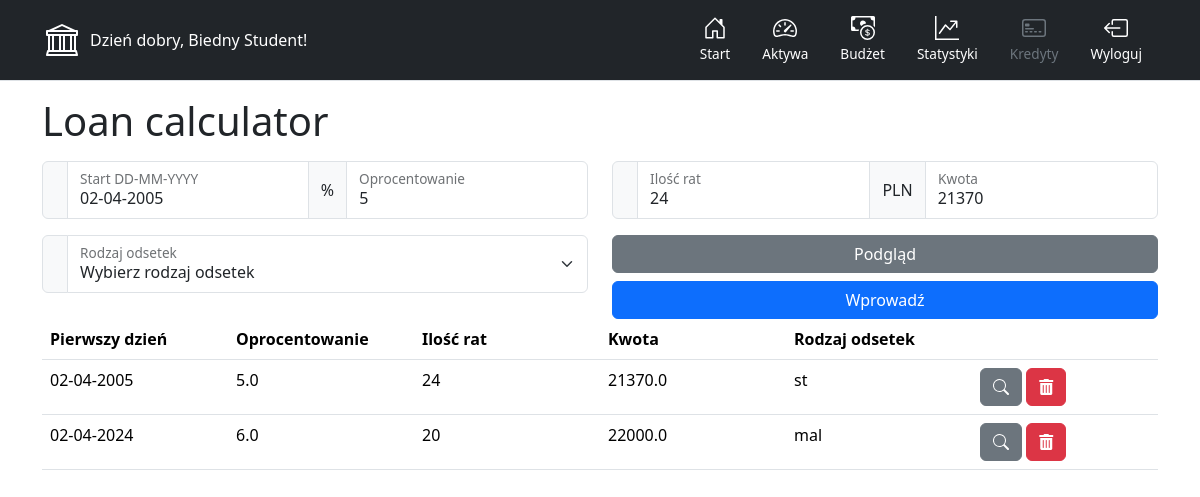
/loans (signed in), run on an earlier commit of the app's database.
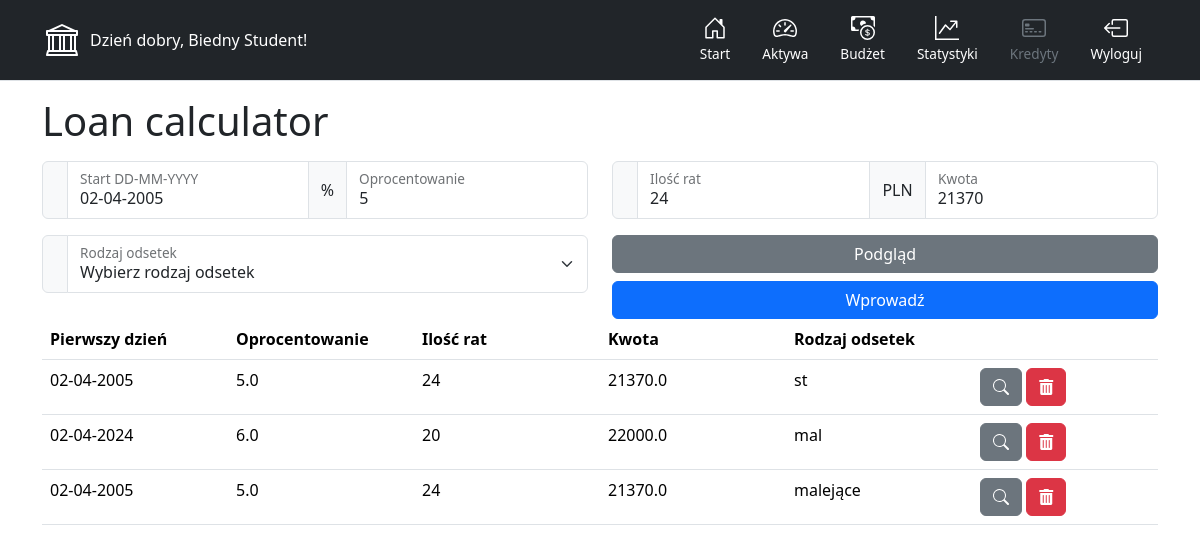
And on a later commit of the database.
### main.py (models this page shows)
class User(UserMixin, db.Model):
    __tablename__ = "users"
    id = db.Column(db.Integer, primary_key=True)
    email = db.Column(db.String(100), unique=True)
    password = db.Column(db.String(100))
    name = db.Column(db.String(1000))
    current_period = db.Column(db.Integer, default=4)

class Loans(db.Model):
    __tablename__ = 'loans'
    loan_id = db.Column(db.Integer, primary_key=True)
    user_id = db.Column(db.Integer)
    start_date = db.Column(db.String(12))
    interest = db.Column(db.Float)
    amount_of_installments = db.Column(db.Integer)
    loan_value = db.Column(db.Float)
    type = db.Column(db.String(5))

### main.py (the view, shortened to what this page needs)
@app.route('/loans', methods=['GET', 'POST'])
def loans():
    result = db.session.execute(
        db.select(Loans).where(Loans.user_id == current_user.id))
    data = result.fetchall()
    return render_template('loans.html', user=current_user, current_page='loans.html', data=data)

### main.py (called while the page is built)
@login_manager.user_loader
def load_user(user_id):
    return db.get_or_404(User, user_id)

### templates/loans.html (shortened to what this page needs)
{% include "header.html" %}
<div class="container">
  <h1>Loan calculator</h1>
  <div class="row">
    <div class="col-md-6">
      <div class="input-group mb-3">
        <span class="input-group-text"></span>
        <div class="form-floating">
          <input
            type="text"
            class="form-control"
            id="floatingInputGroup4"
            placeholder="Start DD-MM-YYYY"
            value="02-04-2005"
          />
          <label for="floatingInputGroup4">Start DD-MM-YYYY</label>
        </div>
        <span class="input-group-text">%</span>
        <div class="form-floating">
          <input
            type="text"
            class="form-control"
            id="floatingInputGroup3"
            placeholder="Oprocentowanie"
            value="5"
          />
          <label for="floatingInputGroup3">Oprocentowanie</label>
        </div>
      </div>
    </div>
    <div class="col-md-6">
      <div class="input-group mb-3">
        <span class="input-group-text"></span>
        <div class="form-floating">
          <input
            type="text"
            class="form-control"
            id="floatingInputGroup2"
            placeholder="Ilość rat"
            value="24"
          />
          <label for="floatingInputGroup2">Ilość rat</label>
        </div>
        <span class="input-group-text">PLN</span>
        <div class="form-floating">
          <input
            type="text"
            class="form-control"
            id="floatingInputGroup1"
            placeholder="Kwota"
            value="21370"
          />
          <label for="floatingInputGroup1">Kwota</label>
        </div>
      </div>
    </div>
  </div>
  <div class="row">
    <div class="col-md-6">
      <div class="input-group mb-3">
        <span class="input-group-text"></span>
        <div class="form-floating">
          <select class="form-select" id="floatingInputGroup5">
            <option selected disabled>Wybierz rodzaj odsetek</option>
          </select>
          <label for="floatingInputGroup5">Rodzaj odsetek</label>
        </div>
      </div>
    </div>
    <div class="col-md-6">
      <div class="d-grid gap-2">
        <button type="button" class="btn btn-secondary">Podgląd</button>
        <button type="button" id="insercik" class="btn btn-primary">
          Wprowadź
        </button>
      </div>
    </div>
  </div>
  <div id="table" class="table-editable">
    <table id="loansTable" class="table" style="table-layout: fixed">
      <thead>
        <tr>
          <th>Pierwszy dzień</th>
          <th>Oprocentowanie</th>
          <th>Ilość rat</th>
          <th>Kwota</th>
          <th>Rodzaj odsetek</th>
          <th></th>
        </tr>
      </thead>
      <tbody>
        {% for value in data %}
        <tr>
    <td id="1" contenteditable="false">{{value[0].start_date}}</td>
    <td id="2" contenteditable="false">{{value[0].interest}}</td>
    <td id="3" contenteditable="false">{{value[0].amount_of_installments}}</td>
    <td id="4" contenteditable="false">{{value[0].loan_value}}</td>
    <td id="5" contenteditable="false">{{value[0].type}}</td>
    <td>
        <button class="table-lookup btn btn-secondary" aria-label="Lookup" data-id="{{value[0].loan_id}}">
            <i class="fa-solid fa-magnifying-glass"><svg xmlns="http://www.w3.org/2000/svg" width="16" height="16" fill="currentColor" class="bi bi-search" viewBox="0 0 16 16">
          <path d="M11.742 10.344a6.5 6.5 0 1 0-1.397 1.398h-.001q.044.06.098.115l3.85 3.85a1 1 0 0 0 1.415-1.414l-3.85-3.85a1 1 0 0 0-.115-.1zM12 6.5a5.5 5.5 0 1 1-11 0 5.5 5.5 0 0 1 11 0"/>
        </svg></i>
        </button>
        <button class="table-remove btn btn-danger" aria-label="Remove Row" data-id="{{value[0].loan_id}}">
            <i class="fas fa-trash-alt" ></i>
        </button>
    </td>
</tr>
        {% endfor %}
      </tbody>
    </table>
  </div>
  {% include "footer.html" %}

### templates/header.html (shortened to what this page needs)
<!doctype html>
<html lang="en" data-bs-theme="auto">
  <head>
  <link href="https://cdnjs.cloudflare.com/ajax/libs/font-awesome/5.15.4/css/all.min.css" rel="stylesheet">
    <link href="../static/css/bootstrap.min.css" rel="stylesheet">
    <link href="../static/css/headers.css" rel="stylesheet" >
  </head>
  <body>
<main>
  <header>
    <div class="px-3 py-2 text-bg-dark border-bottom">
      <div class="container">
        <div class="d-flex flex-wrap align-items-center justify-content-center justify-content-lg-start">
          <a href="/" class="d-flex align-items-center my-2 my-lg-0 me-lg-auto text-white text-decoration-none">
            <svg class="bi me-2" width="40" height="32" role="img" aria-label="Bootstrap"><use xlink:href="#bank"/></svg>
            {% if user.is_authenticated: %}
            Dzień dobry, {{user.name}}!
            {% else %}
            Niezalogowany, zaloguj się!
            {% endif %}
          </a>
          <ul class="nav col-12 col-lg-auto my-2 justify-content-center my-md-0 text-small">
            <li>
              {% if current_page == 'index.html' %}
              <a href="{{ url_for('main')}}" class="nav-link text-secondary">
                {% else %}
                <a href="{{ url_for('main')}}" class="nav-link text-white">
                {% endif %}
                <svg class="bi d-block mx-auto mb-1" width="24" height="24"><use xlink:href="#home"/></svg>
                Start
              </a>
            </li>
            {% if user.is_authenticated: %}
            <li>
              {% if current_page == 'cashflow.html' %}
                <a href="{{ url_for('cashflow')}}" class="nav-link text-secondary">
                {% else %}
                <a href="{{ url_for('cashflow')}}" class="nav-link text-white">
                  {% endif %}
                <svg class="bi d-block mx-auto mb-1" width="24" height="24"><use xlink:href="#speedometer2"/></svg>
                Aktywa
              </a>
            </li>
            <li>
              {% if current_page == 'budget.html' %}
              <a href="{{ url_for('budget')}}" class="nav-link text-secondary">
                {% else %}
                <a href="{{ url_for('budget')}}" class="nav-link text-white">
                  {% endif %}
                <svg class="bi d-block mx-auto mb-1" width="24" height="24"><use xlink:href="#cash-coin"/></svg>
                Budżet
              </a>
            </li>
            <li>
              {% if current_page == 'stats.html' %}
              <a href="{{ url_for('stats')}}" class="nav-link text-secondary">
                {% else %}
                <a href="{{ url_for('stats')}}" class="nav-link text-white">
                  {% endif %}
                <svg class="bi d-block mx-auto mb-1" width="24" height="24"><use xlink:href="#graph"/></svg>
                Statystyki
              </a>
            </li>
            <li>
              {% if current_page == 'loans.html' %}
              <a href="{{ url_for('loans')}}" class="nav-link text-secondary">
                {% else %}
                <a href="{{ url_for('loans')}}" class="nav-link text-white">
                  {% endif %}
                <svg class="bi d-block mx-auto mb-1" width="24" height="24"><use xlink:href="#credit"/></svg>
                Kredyty
              </a>
            </li>
            {% endif %}
            {% if user.is_authenticated: %}
            <li>
              <a href="{{ url_for('logout')}}" class="nav-link text-white">
                <svg class="bi d-block mx-auto mb-1" width="24" height="24"><use xlink:href="#box-arrow-left"/></svg>
                Wyloguj
              </a>
            </li>
            {% endif %}
          </ul>
        </div>
      </div>
    </div>
  </header>
</main>

### templates/footer.html
    </body>
</html>

### static/css/headers.css (style rules this page uses)
.text-small { font-size: 85%; }
.bi { vertical-align: -.125em; fill: currentColor; }

What changed in the data, as far as the page shows it:
added Loans: start_date "02-04-2005", interest "5.0", amount_of_installments "24", loan_value "21370.0", type "malejące"
